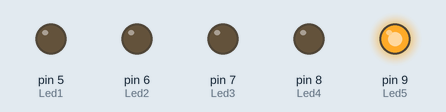
This sketch was run on a simulated Arduino Uno, built with avr-gcc and run on an emulated ATmega328P. Parts: output pins drawn as LEDs (lit = HIGH).

Above: at 0.05 s.
At 0.65 s:
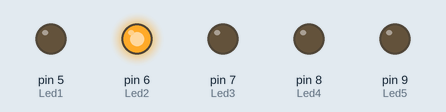
At 1.15 s:
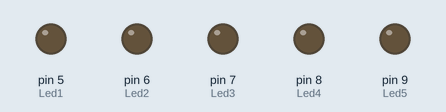
At 2.25 s:
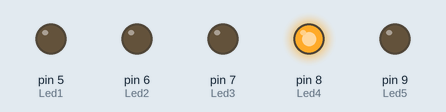
At 3.05 s:
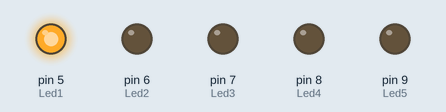
At 4.45 s:
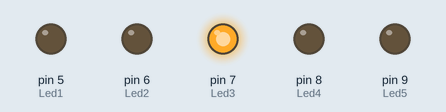
Timing chart, 0 to 4.8 s (numbered marks = the images above):
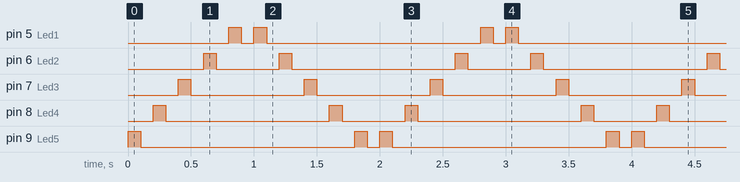

The sketch:

auto_increible.ino
```cpp
//Declaracion de todas los pines y sus respectivas salidas de datos
const int Led1=5;
const int Led2=6;
const int Led3=7;
const int Led4=8;
const int Led5=9;
int tiempo=100;

void setup() {
  // put your setup code here, to run once:
  pinMode(Led1,OUTPUT);
  pinMode(Led2,OUTPUT);
  pinMode(Led3,OUTPUT);
  pinMode(Led4,OUTPUT);
  pinMode(Led5,OUTPUT);
}

void loop() {
  // put your main code here, to run repeatedly:
  digitalWrite(Led5,HIGH);
  delay(tiempo);
  digitalWrite(Led5,LOW);
  delay(tiempo);
  digitalWrite(Led4,HIGH);
  delay(tiempo);
  digitalWrite(Led4,LOW);
  delay(tiempo);
  digitalWrite(Led3,HIGH);
  delay(tiempo);
  digitalWrite(Led3,LOW);
  delay(tiempo);
  digitalWrite(Led2,HIGH);
  delay(tiempo);
  digitalWrite(Led2,LOW);
  delay(tiempo);
  digitalWrite(Led1,HIGH);
  delay(tiempo);
  digitalWrite(Led1,LOW);
  delay(tiempo);

//Iluminacion de regreso
  digitalWrite(Led1,HIGH);
  delay(tiempo);
  digitalWrite(Led1,LOW);
  delay(tiempo);
  digitalWrite(Led2,HIGH);
  delay(tiempo);
  digitalWrite(Led2,LOW);
  delay(tiempo);
  digitalWrite(Led3,HIGH);
  delay(tiempo);
  digitalWrite(Led3,LOW);
  delay(tiempo);
  digitalWrite(Led4,HIGH);
  delay(tiempo);
  digitalWrite(Led4,LOW);
  delay(tiempo);
  digitalWrite(Led5,HIGH);
  delay(tiempo);
  digitalWrite(Led5,LOW);
  delay(tiempo);

}
```

Measured:
- by itself, pin 5 (Led1): repeats every 2.0 s: LOW 0.10 s, HIGH 0.10 s, LOW 1.7 s, HIGH 0.10 s
- by itself, pin 6 (Led2): repeats every 2.0 s: LOW 0.50 s, HIGH 0.10 s, LOW 1.3 s, HIGH 0.10 s
- by itself, pin 7 (Led3): alternates HIGH for 0.10 s and LOW for 0.90 s
- by itself, pin 8 (Led4): repeats every 2.0 s: LOW 1.3 s, HIGH 0.10 s, LOW 0.50 s, HIGH 0.10 s
- by itself, pin 9 (Led5): repeats every 2.0 s: LOW 1.7 s, HIGH 0.10 s, LOW 0.10 s, HIGH 0.10 s
